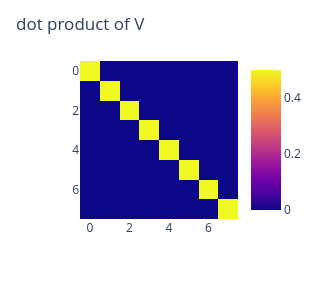

This figure's notebook cell:
### Code cell
# plot the dot product of the learned V weights (which may or may not be constrained to be orthogonal, depending on the 'orthFlg') 
V_dProd = sca.params['V']@sca.params['V'].T

# plot
fig = px.imshow(abs(V_dProd),range_color = [0,0.5])
fig.update_layout(height = 300, width = 300,title = 'dot product of V')

### Figure 1 — Plotly figure (JSON) as saved in the notebook; plotly's stock layout.template omitted (floating-point values rounded to 4 significant figures)
{"data": [{"coloraxis": "coloraxis", "hovertemplate": "x: %{x}<br>y: %{y}<br>color: %{z}<extra></extra>", "name": "0", "type": "heatmap", "xaxis": "x", "yaxis": "y", "z": [[1.0, 1.599e-07, 1.413e-07, 3.635e-08, 4.418e-08, 2.21e-08, 9.265e-08, 7.116e-08], [1.599e-07, 1.0, 5.564e-08, 2.912e-07, 1.031e-08, 4.422e-08, 5.948e-08, 1.461e-07], [1.413e-07, 5.564e-08, 1.0, 2.055e-07, 7.876e-08, 1.209e-07, 1.456e-07, 1.97e-07], [3.635e-08, 2.912e-07, 2.055e-07, 1.0, 9.055e-08, 4.583e-08, 2.502e-07, 5.082e-07], [4.418e-08, 1.031e-08, 7.876e-08, 9.055e-08, 1.0, 6.721e-08, 1.961e-07, 2.79e-08], [2.21e-08, 4.422e-08, 1.209e-07, 4.583e-08, 6.721e-08, 1.0, 2.466e-07, 2.635e-08], [9.265e-08, 5.948e-08, 1.456e-07, 2.502e-07, 1.961e-07, 2.466e-07, 1.0, 1.46e-07], [7.116e-08, 1.461e-07, 1.97e-07, 5.082e-07, 2.79e-08, 2.635e-08, 1.46e-07, 1.0]]}], "layout": {"coloraxis": {"cmax": 0.5, "cmin": 0, "colorscale": [[0, "#0d0887"], [0.1111, "#46039f"], [0.2222, "#7201a8"], [0.3333, "#9c179e"], [0.4444, "#bd3786"], [0.5556, "#d8576b"], [0.6667, "#ed7953"], [0.7778, "#fb9f3a"], [0.8889, "#fdca26"], [1, "#f0f921"]]}, "height": 300, "margin": {"t": 60}, "title": {"text": "dot product of V"}, "width": 300, "xaxis": {"anchor": "y", "constrain": "domain", "domain": [0, 1], "scaleanchor": "y"}, "yaxis": {"anchor": "x", "autorange": "reversed", "constrain": "domain", "domain": [0, 1]}}}
